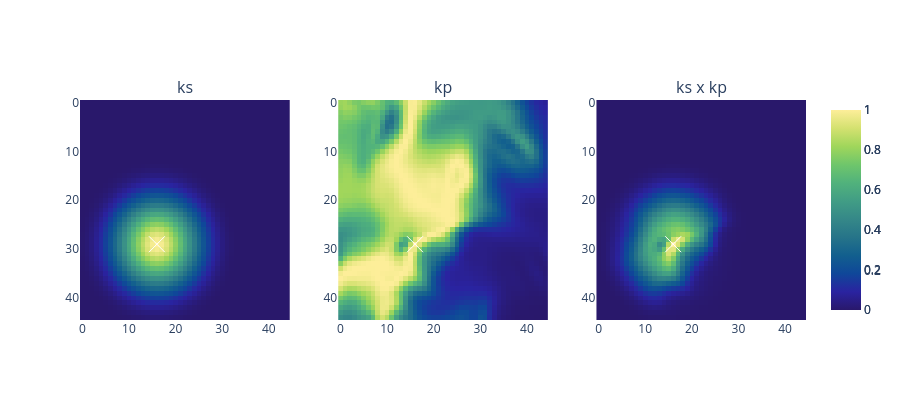

The notebook cell saved with this chart:
### Code cell
fig = make_subplots(rows = 1, cols = 3,
                    subplot_titles = ("ks", "kp", "ks x kp"))

fig.add_trace(go.Heatmap(z = ks[((29 * 45) + 16), :].reshape(45, 45).detach(), 
                           colorscale = 'haline'),
                           row = 1, col = 1)

fig.add_trace(go.Scatter(x = np.array(16.0), y = np.array(29.0), mode = 'markers', 
                         marker = dict(color = "white", size = 16, symbol = 134), showlegend = False),
                           row = 1, col = 1)

fig.add_trace(go.Heatmap(z = kp[((29 * 45) + 16), :].reshape(45, 45).detach(), 
                           colorscale = 'haline'),
                           row = 1, col = 2)

fig.add_trace(go.Scatter(x = np.array(16.0), y = np.array(29.0), mode = 'markers', 
                         marker = dict(color = "white", size = 16, symbol = 134), showlegend = False),
                           row = 1, col = 2)

fig.add_trace(go.Heatmap(z = kp[((29 * 45) + 16)].reshape(45, 45).detach() * ks[((29 * 45) + 16)].reshape(45, 45).detach(), 
                           colorscale = 'haline'),
                           row = 1, col = 3)

fig.add_trace(go.Scatter(x = np.array(16.0), y = np.array(29.0), mode = 'markers', 
                         marker = dict(color = "white", size = 16, symbol = 134), showlegend = False),
                           row = 1, col = 3)

fig.update_layout(autosize = False, height = 400, width = 900)
fig.update_layout(plot_bgcolor = 'rgba(0, 0, 0, 0)')
# matrix style
fig.update_yaxes(autorange = "reversed")
# fig.update_traces(showscale = False)
fig.show()

### Figure 1 — Plotly figure (JSON) as saved in the notebook; plotly's stock layout.template omitted (floating-point values rounded to 4 significant figures; data arrays with more than 128 entries replaced by an {"elided": "..."} marker saying what was removed)
{"data": [{"colorscale": [[0, "rgb(41, 24, 107)"], [0.09091, "rgb(42, 35, 160)"], [0.1818, "rgb(15, 71, 153)"], [0.2727, "rgb(18, 95, 142)"], [0.3636, "rgb(38, 116, 137)"], [0.4545, "rgb(53, 136, 136)"], [0.5455, "rgb(65, 157, 133)"], [0.6364, "rgb(81, 178, 124)"], [0.7273, "rgb(111, 198, 107)"], [0.8182, "rgb(160, 214, 91)"], [0.9091, "rgb(212, 225, 112)"], [1, "rgb(253, 238, 153)"]], "type": "heatmap", "xaxis": "x", "yaxis": "y", "z": {"elided": "45x45 float values"}}, {"marker": {"color": "white", "size": 16, "symbol": 134}, "mode": "markers", "showlegend": false, "type": "scatter", "x": [16], "xaxis": "x", "y": [29], "yaxis": "y"}, {"colorscale": [[0, "rgb(41, 24, 107)"], [0.09091, "rgb(42, 35, 160)"], [0.1818, "rgb(15, 71, 153)"], [0.2727, "rgb(18, 95, 142)"], [0.3636, "rgb(38, 116, 137)"], [0.4545, "rgb(53, 136, 136)"], [0.5455, "rgb(65, 157, 133)"], [0.6364, "rgb(81, 178, 124)"], [0.7273, "rgb(111, 198, 107)"], [0.8182, "rgb(160, 214, 91)"], [0.9091, "rgb(212, 225, 112)"], [1, "rgb(253, 238, 153)"]], "type": "heatmap", "xaxis": "x2", "yaxis": "y2", "z": {"elided": "45x45 float values"}}, {"marker": {"color": "white", "size": 16, "symbol": 134}, "mode": "markers", "showlegend": false, "type": "scatter", "x": [16], "xaxis": "x2", "y": [29], "yaxis": "y2"}, {"colorscale": [[0, "rgb(41, 24, 107)"], [0.09091, "rgb(42, 35, 160)"], [0.1818, "rgb(15, 71, 153)"], [0.2727, "rgb(18, 95, 142)"], [0.3636, "rgb(38, 116, 137)"], [0.4545, "rgb(53, 136, 136)"], [0.5455, "rgb(65, 157, 133)"], [0.6364, "rgb(81, 178, 124)"], [0.7273, "rgb(111, 198, 107)"], [0.8182, "rgb(160, 214, 91)"], [0.9091, "rgb(212, 225, 112)"], [1, "rgb(253, 238, 153)"]], "type": "heatmap", "xaxis": "x3", "yaxis": "y3", "z": {"elided": "45x45 float values"}}, {"marker": {"color": "white", "size": 16, "symbol": 134}, "mode": "markers", "showlegend": false, "type": "scatter", "x": [16], "xaxis": "x3", "y": [29], "yaxis": "y3"}], "layout": {"annotations": [{"font": {"size": 16}, "showarrow": false, "text": "ks", "x": 0.1444, "xanchor": "center", "xref": "paper", "y": 1, "yanchor": "bottom", "yref": "paper"}, {"font": {"size": 16}, "showarrow": false, "text": "kp", "x": 0.5, "xanchor": "center", "xref": "paper", "y": 1, "yanchor": "bottom", "yref": "paper"}, {"font": {"size": 16}, "showarrow": false, "text": "ks x kp", "x": 0.8556, "xanchor": "center", "xref": "paper", "y": 1, "yanchor": "bottom", "yref": "paper"}], "autosize": false, "height": 400, "plot_bgcolor": "rgba(0, 0, 0, 0)", "width": 900, "xaxis": {"anchor": "y", "domain": [0, 0.2889]}, "xaxis2": {"anchor": "y2", "domain": [0.3556, 0.6444]}, "xaxis3": {"anchor": "y3", "domain": [0.7111, 1]}, "yaxis": {"anchor": "x", "autorange": "reversed", "domain": [0, 1]}, "yaxis2": {"anchor": "x2", "autorange": "reversed", "domain": [0, 1]}, "yaxis3": {"anchor": "x3", "autorange": "reversed", "domain": [0, 1]}}}
